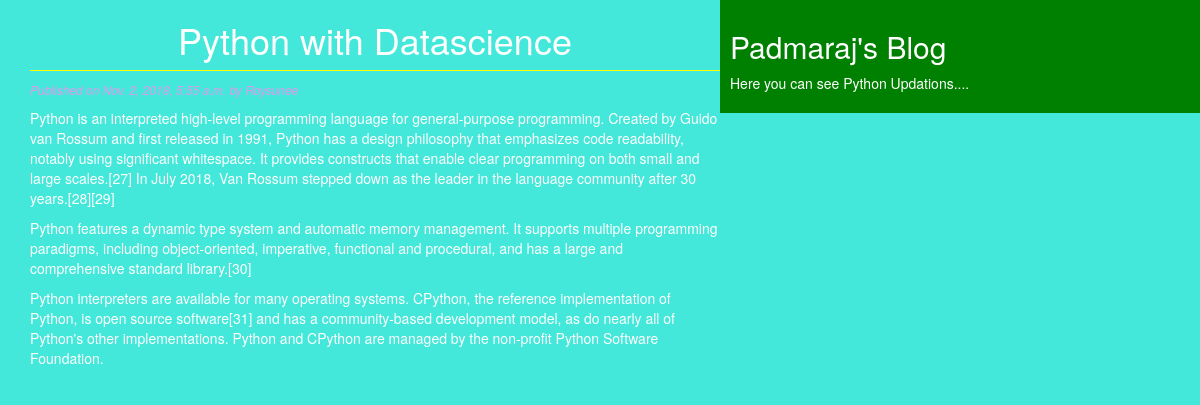
The app's page /2018/11/02/python-datascience/ with its own data.
### blogapp/models.py (models this page shows, shortened)
class Post(models.Model):
    STATUS_CHOICES=(('draft','Draft'),('published','Published'))
    title=models.CharField(max_length=256)
    slug=models.SlugField(max_length=264,unique_for_date='publish')
    author=models.ForeignKey(User,related_name='blog_posts')
    body=models.TextField()
    publish=models.DateTimeField(default=timezone.now)
    created=models.DateTimeField(auto_now_add=True)
    updated=models.DateTimeField(auto_now=True)
    status=models.CharField(max_length=10,choices=STATUS_CHOICES,default='draft')
    objects=CustomManager()
    class Meta:
        ordering=('-publish',)

### blogapp/views.py (the view)
# urls.py: url(r'^(?P<year>\d{4})/(?P<month>\d{2})/(?P<day>\d{2})/(?P<post>[-\w]+)/$', views.post_detail_view,name='post_detail'),
def post_detail_view(request,year,month,day,post):
    post=get_object_or_404(Post,slug=post,
                                status='published',
                                publish__year=year,
                                publish__month=month,
                                publish__day=day)
    return render(request,'blogapp/post_detail.html',{'post':post})

### blogapp/models.py (called while the page is built)
    def get_queryset(self):
        return super().get_queryset().filter(status='published')

### templates/blogapp/post_detail.html (shortened to what this page needs)
<!DOCTYPE html>
{%extends 'blogapp/base.html'%}
{%block content%}
  <h1> {{post.title}}</h1>
  <p id='date'> Published on {{post.publish}} by {{post.author|title}}</p>
  {{post.body|linebreaks}}
  {%endblock%}

### templates/blogapp/base.html (shortened to what this page needs)
<!DOCTYPE html>
{%load staticfiles%}
<html lang="en">
<head>
    <link rel="stylesheet" href="https://maxcdn.bootstrapcdn.com/bootstrap/3.3.7/css/bootstrap.min.css">
    <link rel="stylesheet" href="{%static "css/styles.css" %}">
</head>
<body>
  <div class="content">
      {% block content%}
      {%endblock%}
  </div>
  <div class="sidebar">
      <h2> Padmaraj's Blog</h2>
      <p> Here you can see Python Updations....</p>
  </div>
</body>
</html>

### static/css/styles.css (style rules this page uses)
.content { width:60%; float:left; padding:0 0 0 30px; background: #43E8DA; height:100%; }
.sidebar { width:40%; float:right; padding: 10px; background:green; height:100%; }
h1 { text-align: center; border-bottom: 1px solid yellow ; padding-bottom: 10px; }
body { color:white; background: #43E8DA; }
#date { color:#E29AEA; font-size: 12px; font-style: italic; }

### records on screen
Post: title "Python with Datascience", body "Python is an interpreted high-level programming language for general-purpose programming. Created by Guido van Rossum and first released in 1991, Python has a design philosophy that emphasizes code readability, notably using significant whitespace. It provides constructs that enable clear programming on both small and large scales.[27] In July 2018, Van Rossum stepped down as the leader in the language community after 30 years.[28][29] Python features a dynamic type system and automatic memory management. It supports multiple programming paradigms, including object-oriented, imperative, functional and procedural, and has a large and comprehensive standard library.[30] Python interpreters…"
